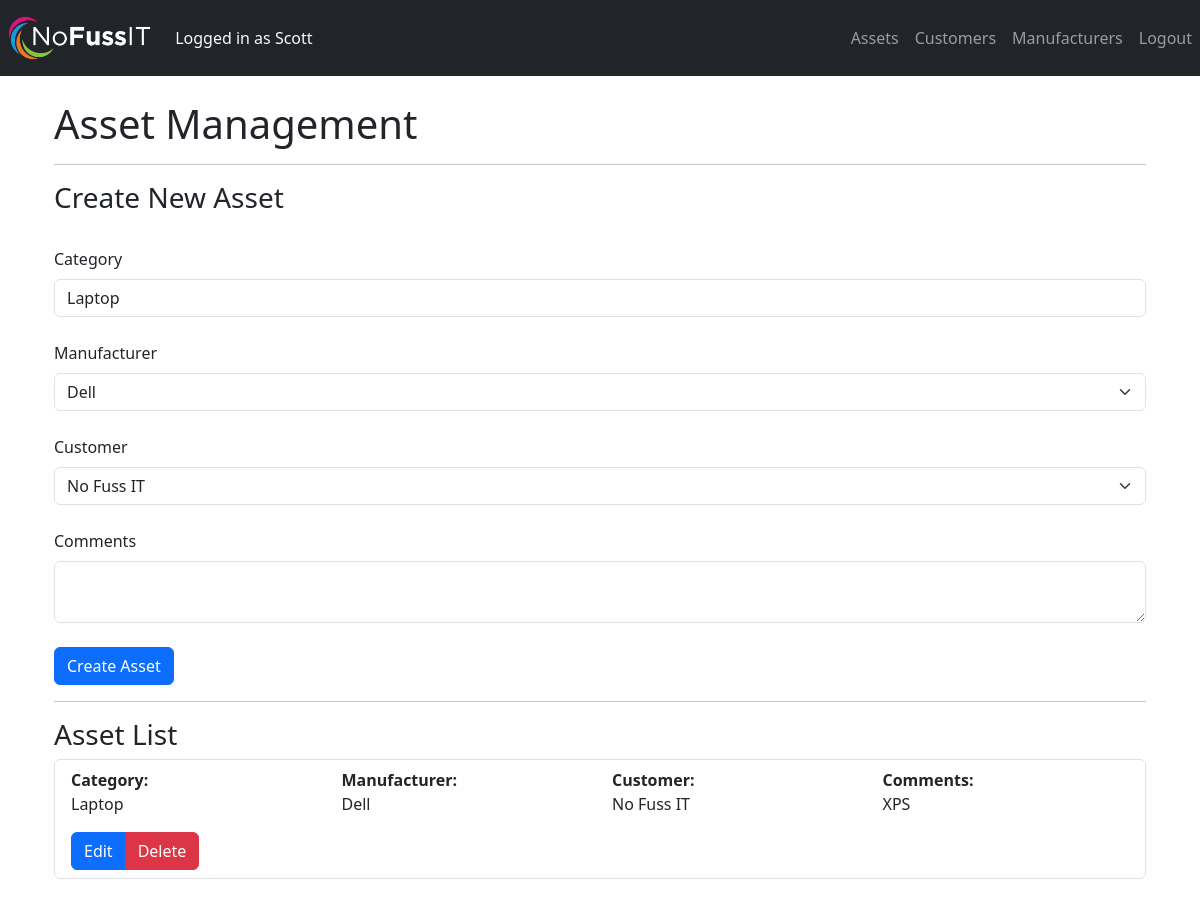
The app's page /assets (signed in), older data.
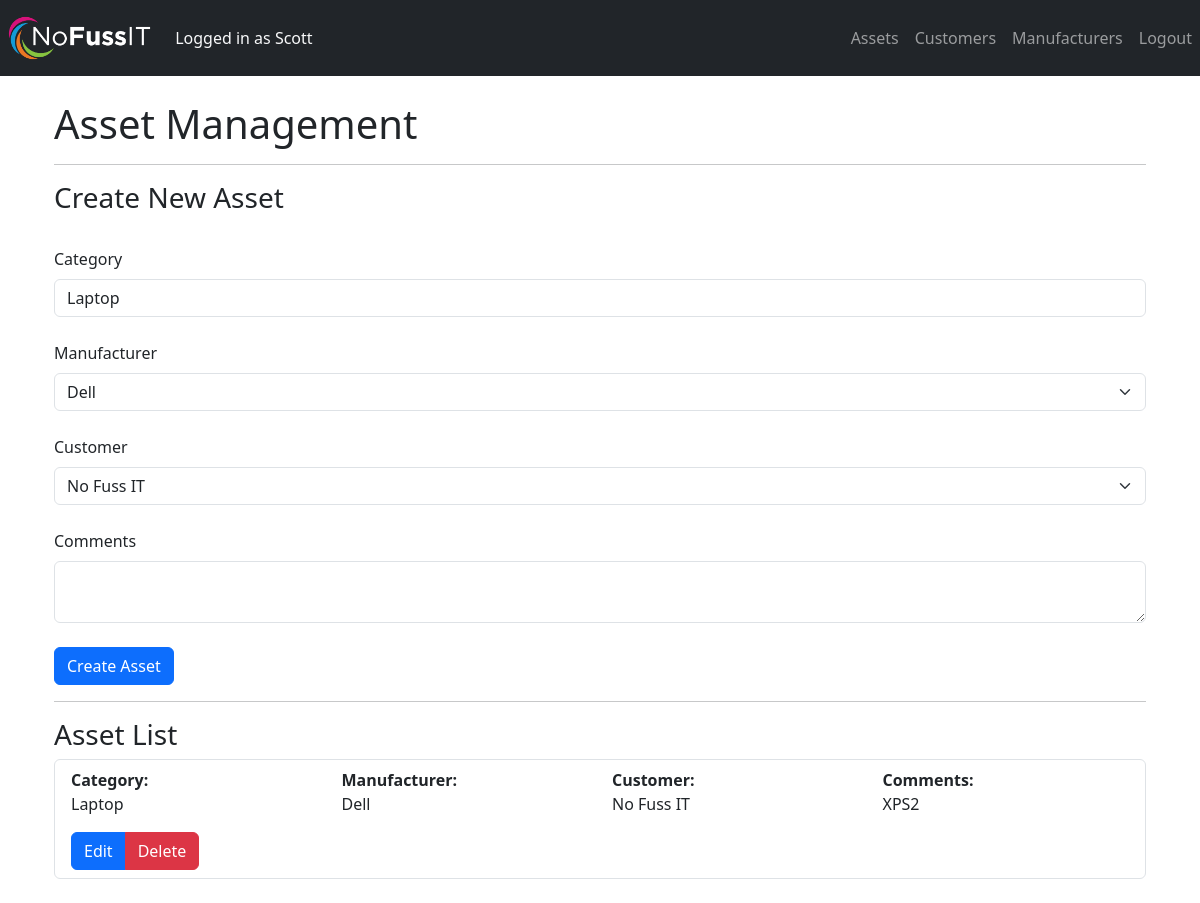
The same page, newer data.
### app/models.py (models this page shows, shortened)
class User(db.Model, UserMixin):
    id = db.Column(db.Integer, primary_key=True)
    username = db.Column(db.String(20), unique=True, nullable=False)
    password = db.Column(db.String(20), nullable=False)
    role = db.Column(db.String(10), nullable=False, default='regular')
    assets = db.relationship('Asset', backref='author', lazy=True)

class Asset(db.Model):
    id = db.Column(db.Integer, primary_key=True)
    category = db.Column(db.String(100), nullable=False)
    comments = db.Column(db.Text, nullable=True)
    user_id = db.Column(db.Integer, db.ForeignKey('user.id'), nullable=False)
    customer_id = db.Column(
        db.Integer, db.ForeignKey('customer.id'), nullable=True)
    manufacturer_id = db.Column(
        db.Integer, db.ForeignKey('manufacturer.id'), nullable=True)
    timestamp = db.Column(db.DateTime, default=datetime.utcnow)

class Manufacturer(db.Model):
    id = db.Column(db.Integer, primary_key=True)
    name = db.Column(db.String(100), nullable=False)
    assets = db.relationship('Asset', backref='manufacturer', lazy=True)

class Customer(db.Model):
    id = db.Column(db.Integer, primary_key=True)
    name = db.Column(db.String(100), nullable=False)
    assets = db.relationship('Asset', backref='customer', lazy=True)

### app/routes.py (the view, shortened to what this page needs)
@main.route('/assets', methods=['GET', 'POST'])
@login_required
def assets():
    form = AssetForm()
    form.manufacturer.choices = [(m.id, m.name)
                                 for m in Manufacturer.query.all()]
    form.customer.choices = [(c.id, c.name) for c in Customer.query.all()]
    assets = Asset.query.all()
    return render_template('assets.html', form=form, assets=assets)

### app/forms.py
class AssetForm(FlaskForm):
    category_choices = [
        ('Laptop'),
        ('Mobile'),
        ('Keyboard'),
        ('Mouse')
    ]
    category = SelectField(
        'Category', choices=category_choices, validators=[DataRequired()])
    comments = TextAreaField('Comments')
    customer = SelectField('Customer', coerce=int)
    manufacturer = SelectField('Manufacturer', coerce=int)
    submit = SubmitField('Create Asset')

### app/models.py (called while the page is built)
@login_manager.user_loader
def load_user(user_id):
    return User.query.get(int(user_id))

### app/templates/assets.html (shortened to what this page needs)
{% extends 'base.html' %}
{% block content %}
<div class="container">
    <h1>Asset Management</h1>
    <hr>
    <h3>Create New Asset</h3>
    <br>
    <form method="POST">
        <div class="form-group">
            {{ form.category.label(class="form-label") }}
            {{ form.category(class="form-control") }}
        </div>
        <br>
        <div class="form-group">
            {{ form.manufacturer.label(class="form-label") }}
            {{ form.manufacturer(class="form-select form-control") }}
        </div>
        <br>
        <div class="form-group">
            {{ form.customer.label(class="form-label") }}
            {{ form.customer(class="form-select form-control") }}
        </div>
        <br>
        <div class="form-group">
            {{ form.comments.label(class="form-label") }}
            {{ form.comments(class="form-control") }}
        </div>
        <br>
        <div class="form-group">
            {{ form.submit(class="btn btn-primary") }}
        </div>
    </form>
    <hr>
    <h3>Asset List</h3>
    <ul class="list-group">
        {% for asset in assets %}
        <li class="list-group-item">
            <div class="row">
                <div class="col-sm-3">
                    <p><strong>Category:</strong><br> {{ asset.category }}</p>
                </div>
                <br>
                <div class="col-sm-3">
                    <p><strong>Manufacturer:</strong><br> {{ asset.manufacturer.name }}</p>
                </div>
                <div class="col-sm-3">
                    <p><strong>Customer:</strong><br> {{ asset.customer.name }}</p>
                </div>
                <div class="col-sm-3">
                    <p style="word-wrap: break-word;"><strong>Comments:</strong><br> {{ asset.comments }}</p>
                </div>
                <div class="col-sm-3">
                    <div class="btn-group" role="group">
                        <a href="{{ url_for('main.edit_asset', asset_id=asset.id) }}" class="btn btn-primary">
                            Edit
                        </a>
                        <button type="button" class="btn btn-danger" data-bs-toggle="modal"
                            data-bs-target="#deleteAssetModal{{ asset.id }}">
                            Delete
                        </button>
                    </div>
                </div>
            </div>
        </li>
        {% endfor %}
    </ul>
</div>
<br>
{% endblock %}

### app/templates/base.html (shortened to what this page needs)
<!DOCTYPE html>
<html>
<head>
    <link href="https://cdn.jsdelivr.net/npm/bootstrap@5.3.1/dist/css/bootstrap.min.css" rel="stylesheet"
>
</head>
<body>
    <nav class="navbar navbar-expand-lg navbar-dark bg-dark">
        <a class="navbar-brand" href="{{ url_for('main.index') }}">
            <img src="{{ url_for('static', filename='nofusslogo_sml.png') }}" alt="Logo" height="50">
        </a>
        {% if current_user.is_authenticated %}
        <p class="navbar-nav text-light"> Logged in as {{ current_user.username }}</p>
        <ul class="navbar-nav ms-auto">
            <li class="nav-item">
                <a class="nav-link" href="{{ url_for('main.assets') }}">Assets</a>
            </li>
            <li class="nav-item">
                <a class="nav-link" href="{{ url_for('main.customers') }}">Customers</a>
            </li>
            <li class="nav-item">
                <a class="nav-link" href="{{ url_for('main.manufacturers') }}">Manufacturers</a>
            </li>
            <li class="nav-item">
                <a class="nav-link" href="{{ url_for('main.logout') }}">Logout</a>
            </li>
        </ul>
        {% endif %}
    </nav>
    <div class="container mt-4">
        {% block content %}
        {% endblock %}
    </div>
</body>
</html>

Row changes from the older to the newer data that the page shows:
changed Asset "Laptop": comments "XPS" → "XPS2"
